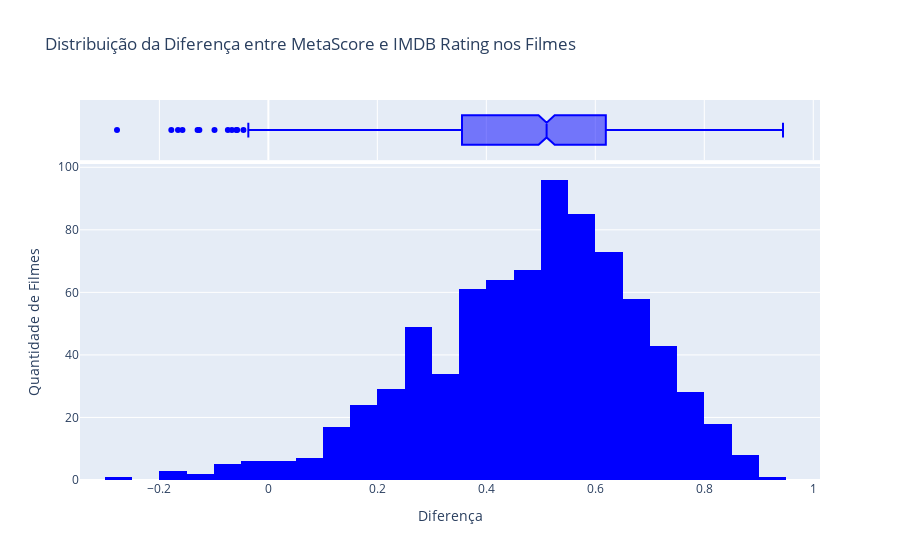

Source (notebook cell):
### Markdown cell above
**Distribuição da Diferença entre MetaScore e IMDB_Rating**: Para analisar essa diferença dentre os filmes, aplicaremos um **Histograma** junto de um **Boxplot**, pois ambos os gráficos auxiliam no entendimento da distribuição em variáveis númericas.

Analisando os gráficos, visualiza-se que a maior parte dos filmes observados a diferença é positiva. Como o cálculo foi MetaScore - IMDB_Rating, isso fornece evidências de que o IMDB_Rating é mais rigoroso nas críticas que o MetaScore. Ou seja, o MetaCritic tende a avaliar os filmes melhor do que o IMDB.

### Code cell
# Distribuição do MetaScore - IMDB Rating
fig = px.histogram(
    x=df.difference, 
    title="Distribuição da Diferença entre MetaScore e IMDB Rating nos Filmes",
    marginal="box",
    labels={"x": "Diferença"}
    ).update_traces(marker_color="Blue").update_layout(yaxis_title="Quantidade de Filmes")
fig.show()

### Figure 1 — Plotly figure (JSON) as saved in the notebook; plotly's stock layout.template omitted (floating-point values rounded to 4 significant figures; data arrays with more than 128 entries replaced by an {"elided": "..."} marker saying what was removed)
{"data": [{"alignmentgroup": "True", "bingroup": "x", "hovertemplate": "Diferença=%{x}<br>count=%{y}<extra></extra>", "legendgroup": "", "marker": {"color": "Blue", "pattern": {"shape": ""}}, "name": "", "offsetgroup": "", "orientation": "v", "showlegend": false, "type": "histogram", "x": {"elided": "785 float values"}, "xaxis": "x", "yaxis": "y"}, {"alignmentgroup": "True", "hovertemplate": "Diferença=%{x}<extra></extra>", "legendgroup": "", "marker": {"color": "Blue"}, "name": "", "notched": true, "offsetgroup": "", "showlegend": false, "type": "box", "x": {"elided": "785 float values"}, "xaxis": "x2", "yaxis": "y2"}], "layout": {"barmode": "relative", "legend": {"tracegroupgap": 0}, "title": {"text": "Distribuição da Diferença entre MetaScore e IMDB Rating nos Filmes"}, "xaxis": {"anchor": "y", "domain": [0, 1], "title": {"text": "Diferença"}}, "xaxis2": {"anchor": "y2", "domain": [0, 1], "matches": "x", "showgrid": true, "showticklabels": false}, "yaxis": {"anchor": "x", "domain": [0, 0.8316], "title": {"text": "Quantidade de Filmes"}}, "yaxis2": {"anchor": "x2", "domain": [0.8416, 1], "matches": "y2", "showgrid": false, "showline": false, "showticklabels": false, "ticks": ""}}}
